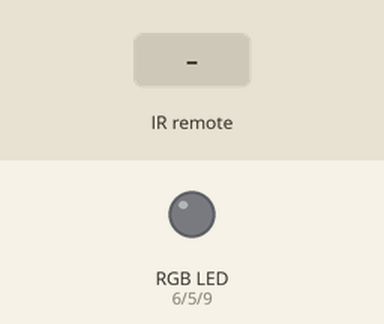
Bench run of a sketch on a simulated Arduino Uno, built with avr-gcc and run on an emulated ATmega328P. Parts: an RGB LED mixed from three pins (HIGH = lit). The inputs (shaded band) are chosen by the test bench. What the sketch prints to the serial monitor is not drawn.

Above: at 1.2 s.
1.3 s: infrared code 0xFFA25D received
At 2.4 s:
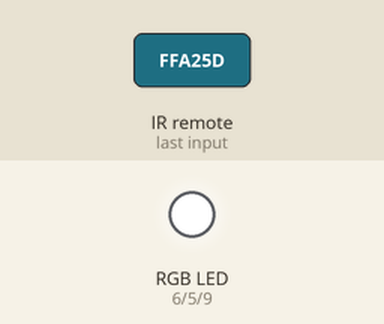
2.8 s: infrared code 0xFF30CF received
At 3.5 s:
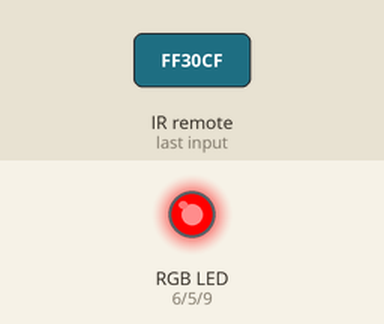
4.3 s: infrared code 0xFF18E7 received
At 5.5 s:
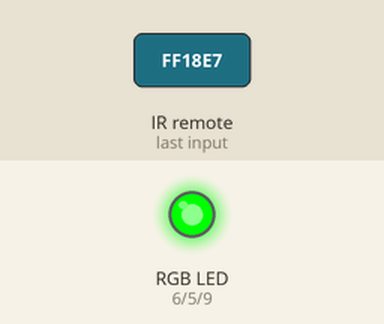
5.8 s: infrared code 0xFF7A85 received
At 6.7 s:
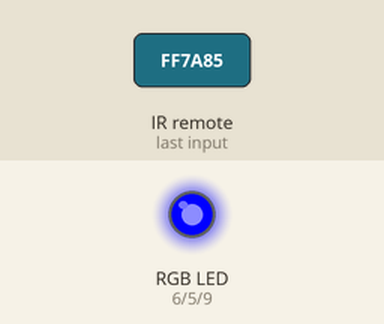
7.3 s: infrared code 0xFF10EF received
At 7.9 s:
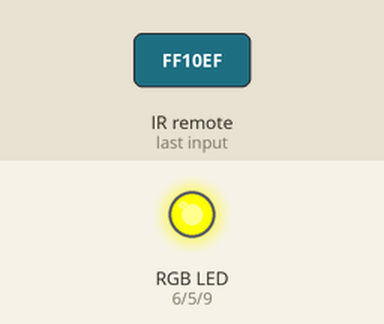
8.8 s: infrared code 0xFF38C7 received
At 9.2 s:
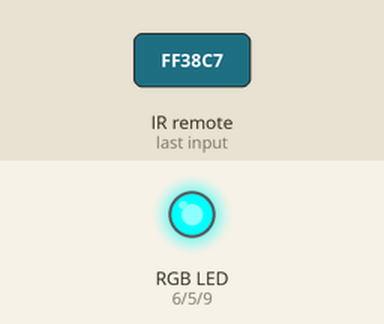
Timing chart, 0 to 11.3 s (numbered marks = the images above; inputs shaded):
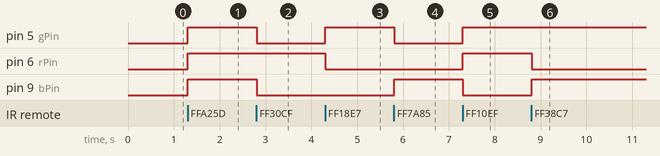

Measured:
- after the input at 1.3 s, pin 5 (gPin), pin 6 (rPin), pin 9 (bPin): LOW → HIGH at once
- after the input at 2.8 s, pin 5 (gPin), pin 9 (bPin): HIGH → LOW at once
- after the input at 4.3 s, pin 5 (gPin): LOW → HIGH at once; pin 6 (rPin): HIGH → LOW at once
- after the input at 5.8 s, pin 5 (gPin): HIGH → LOW at once; pin 9 (bPin): LOW → HIGH at once
- after the input at 7.3 s, pin 5 (gPin), pin 6 (rPin): LOW → HIGH at once; pin 9 (bPin): HIGH → LOW at once
- after the input at 8.8 s, pin 6 (rPin): HIGH → LOW at once; pin 9 (bPin): LOW → HIGH at once

The sketch:

remote_rgb.ino
```cpp
#include <IRremote.h>
int rPin=6;
int gPin=5;
int bPin=9;
int lastr=255;
int lastg=255;
int lastb=255;
int onoff=0;
const int RECV_PIN = 7;
IRrecv irrecv(RECV_PIN);
decode_results results;
unsigned long key_value = 0;
void setup() {
  Serial.begin(9600);
  irrecv.enableIRIn();
  irrecv.blink13(true);
  pinMode(rPin, OUTPUT);
  pinMode(gPin, OUTPUT);
  pinMode(bPin, OUTPUT);
}

void loop() {
  Serial.println(lastr);
  Serial.println(lastg);
  Serial.println(lastb);
  if (irrecv.decode(&results)){
        switch(results.value){
          case 0xFFA25D:
          if (onoff==0){
            setColor(lastr,lastg,lastb);
            onoff=1;
          }
          else{
            off();
            onoff=0;
          }
          Serial.println("ON/OFF");
          break;
          case 0xFF6897:
          setColor(255,255,255);
          lastr=255;
          lastg=255;
          lastb=255;
          Serial.println("0");
          break ;
          case 0xFF30CF:
          setColor(255,0,0);
          Serial.println("1");
          break ;
          case 0xFF18E7:
          setColor(0,255,0);
          Serial.println("2");
          break ;
          case 0xFF7A85:
          setColor(0,0,255);
          Serial.println("3");
          break ;
          case 0xFF10EF:
          setColor(255,255,0);
          Serial.println("4");
          break ;
          case 0xFF38C7:
          setColor(0,255,255);
          Serial.println("5");
          break ;
          case 0xFF5AA5:
          setColor(255,0,255);
          Serial.println("6");
          break ;
          case 0xFF42BD:
          setColor(lastr-10,lastg,lastb);
          Serial.println("7");
          setColor(255,0,60);
          break ;
          case 0xFF4AB5:
          setColor(255,30,0);
          Serial.println("8");
          break ;
          case 0xFF52AD:
          setColor(60,60,60);
          Serial.println("9");
          break ;
        }
        irrecv.resume();
  }
}
void setColor(int red,int green,int blue){
  analogWrite(rPin, red);
  analogWrite(gPin, green);
  analogWrite(bPin, blue);
  lastr=red;
  lastg=green;
  lastb=blue;
}
void off(){
  analogWrite(rPin, 0);
  analogWrite(gPin, 0);
  analogWrite(bPin, 0);
}
```
